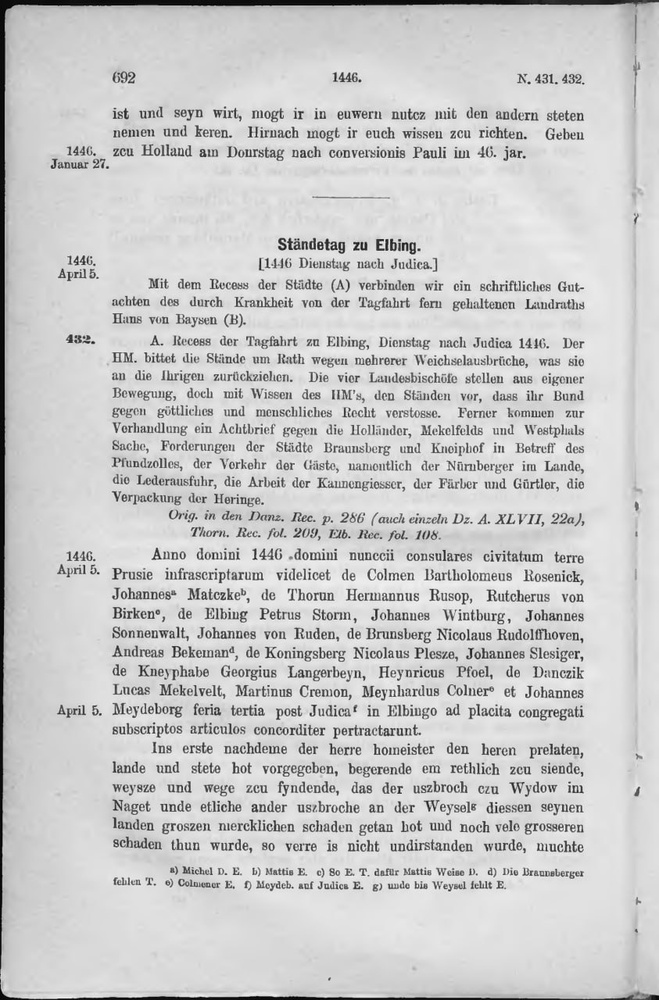
#> input picture data/scans/medieval_page_1.jpeg, 659 x 1000 px, shrunk from 843 x 1280 before the run
$ python lab3.py
#> lines starting #> are read from the running program, lines starting #| are printed output that depends on the picture
from PIL import Image

import pytesseract
pytesseract.pytesseract.tesseract_cmd = 'C:/Users/HELLO/AppData/Local/Programs/Tesseract-OCR/tesseract.exe'

def read_Images():
    list = []
    img1 = Image.open('data/scans/medieval_page_1.jpeg')
#> img1 is the input picture: PIL image 659x1000 RGB; min 0, max 255, mean 202.4
    img2 = Image.open('data/scans/medieval_page_2.jpeg')
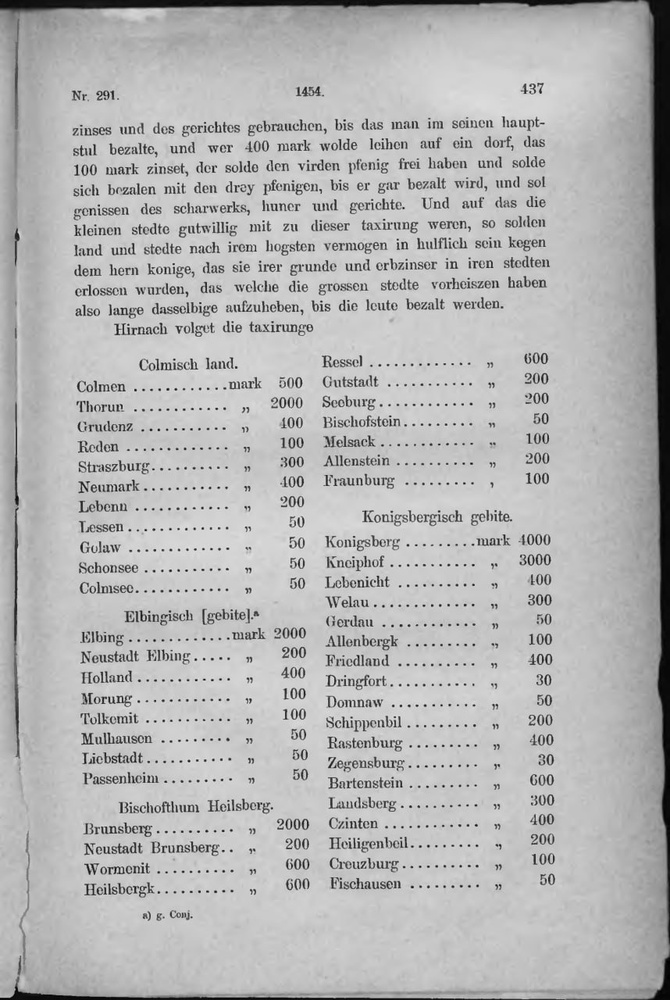
#> input picture data/scans/medieval_page_2.jpeg, 670 x 1000 px, shrunk from 858 x 1280 before the run
#> img2 is the input picture: PIL image 670x1000 RGB; min 0, max 243, mean 181.2
    img3 = Image.open('data/scans/medieval_page_3.jpeg')
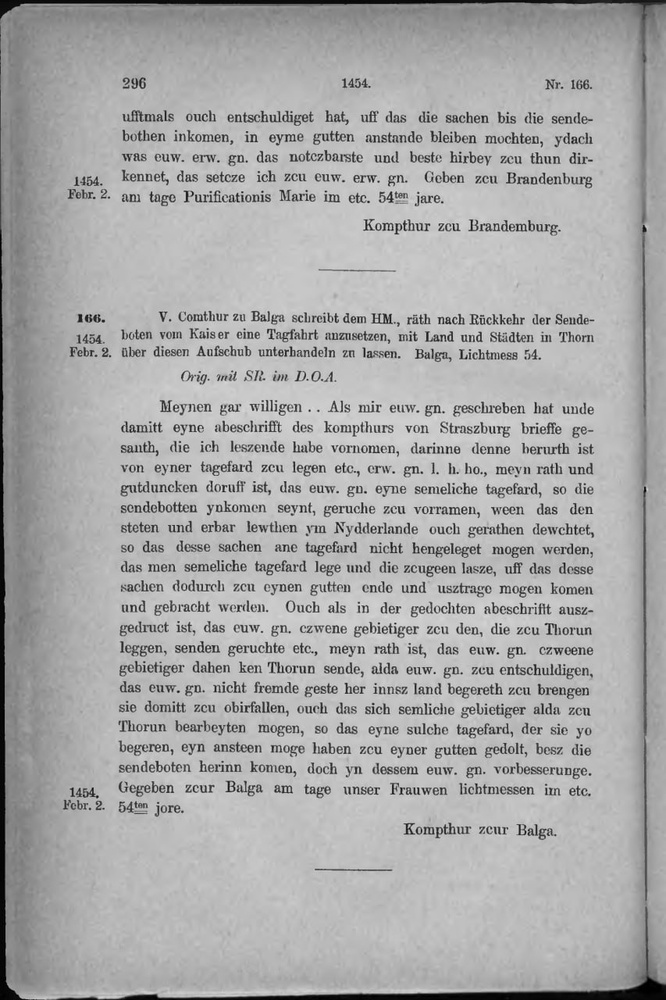
#> input picture data/scans/medieval_page_3.jpeg, 666 x 1000 px, shrunk from 853 x 1280 before the run
#> img3 is the input picture: PIL image 666x1000 RGB; min 0, max 240, mean 169.8
    img4 = Image.open('data/scans/medieval_page_4.jpeg')
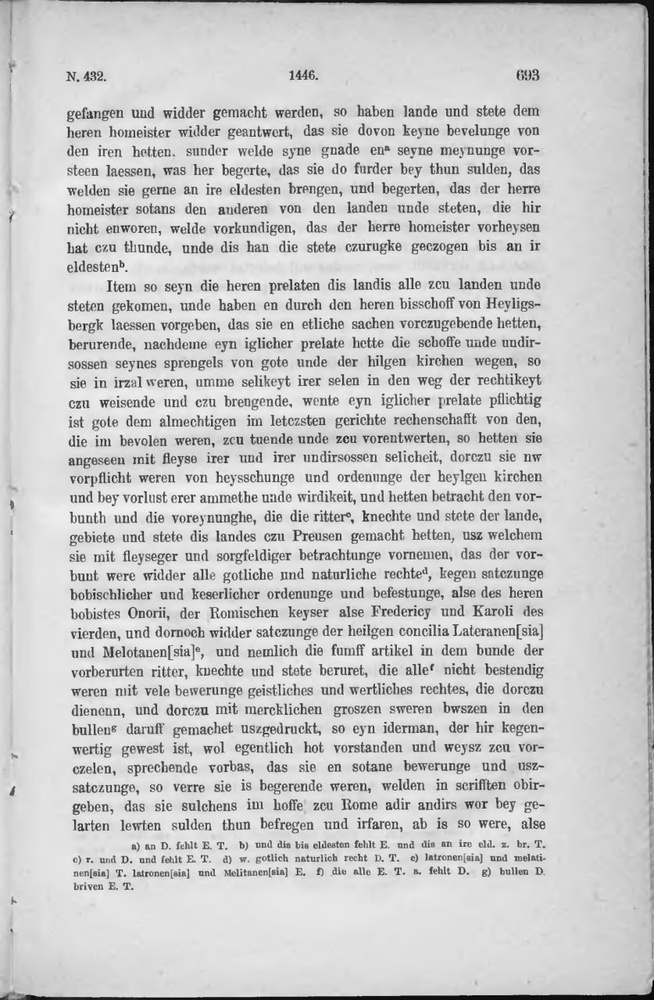
#> input picture data/scans/medieval_page_4.jpeg, 654 x 1000 px, shrunk from 837 x 1280 before the run
#> img4 is the input picture: PIL image 654x1000 RGB; min 0, max 255, mean 202.2
    list.append(img1)
    list.append(img2)
    list.append(img3)
    list.append(img4)
    return list

def image_to_String(image):
    return pytesseract.image_to_string(image)

list = []
for i in read_Images():
    list.append(image_to_String(i))
#> (the call stopped at in image_to_String, `return pytesseract.image_to_string(image)`: pytesseract is not available in this run)

#> (the run stopped early here; a loop or call above may not have finished)
